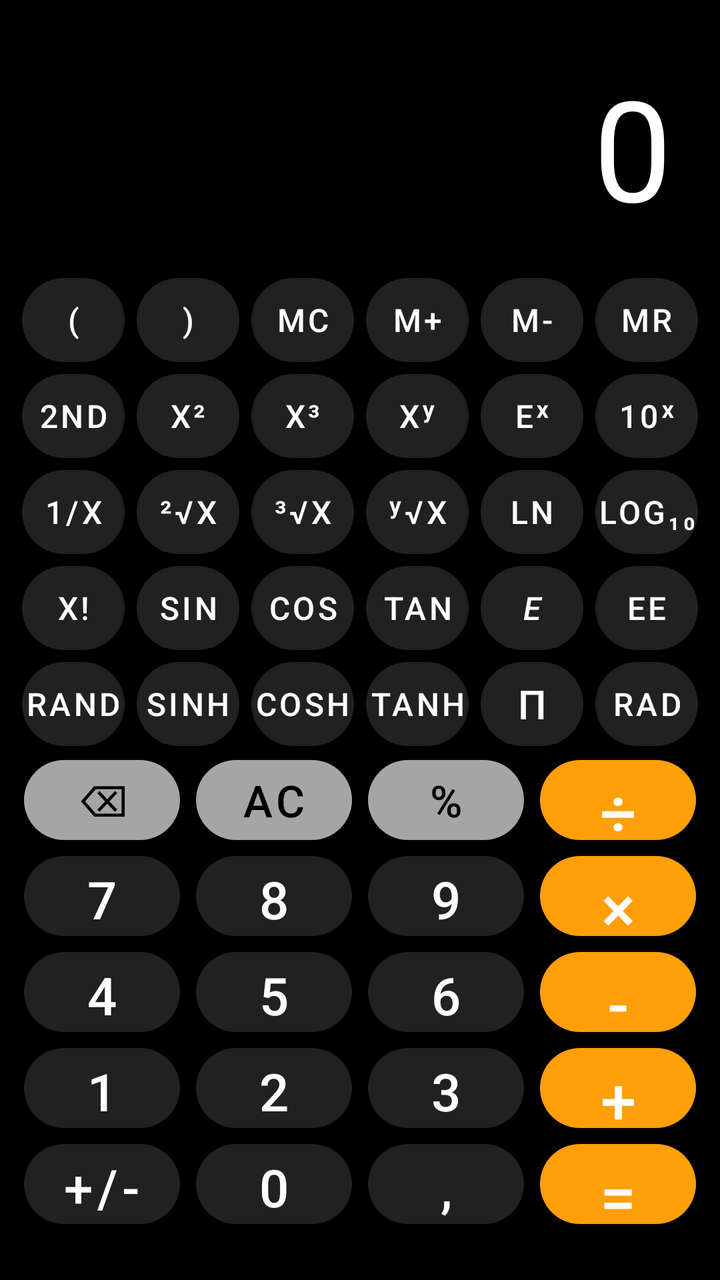
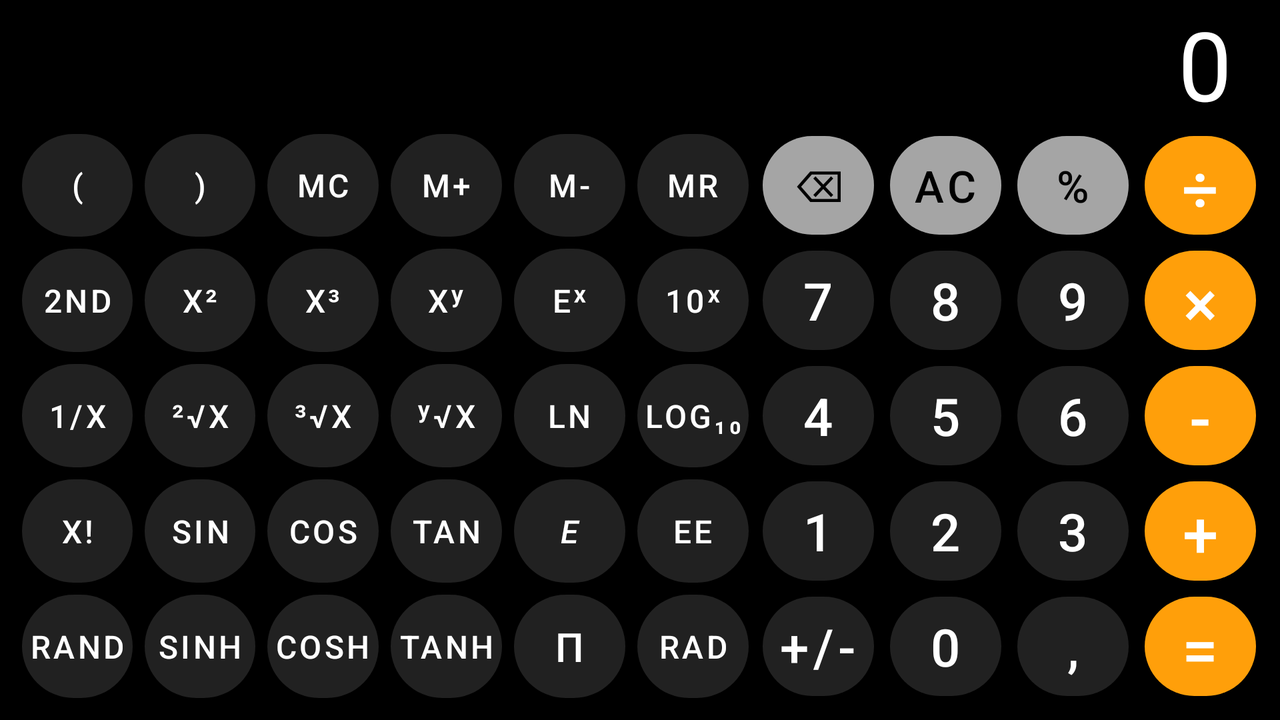

One screen, two layout resources from the same app: the default and the repository's alternative for another configuration. Each is rendered where Android would select it; the XML of both is given below.
<!-- AndroidManifest.xml: application theme Theme.SimpleCalculator -->
<!-- res/layout/activity_advanced_calc.xml -->
<?xml version="1.0" encoding="utf-8"?>
<androidx.constraintlayout.widget.ConstraintLayout xmlns:android="http://schemas.android.com/apk/res/android"
    xmlns:app="http://schemas.android.com/apk/res-auto"
    xmlns:tools="http://schemas.android.com/tools"
    android:id="@+id/main"
    android:layout_width="match_parent"
    android:layout_height="match_parent"
    android:background="#000000"
    tools:context=".SimpleCalcActivity"
    tools:ignore="TouchTargetSizeCheck">

    <TextView
        android:id="@+id/tvDisplay"
        android:layout_width="0dp"
        android:layout_height="wrap_content"
        android:layout_marginEnd="24dp"
        android:layout_marginBottom="16dp"
        android:gravity="end"
        android:text="0"
        android:textColor="#FFFFFF"
        android:textSize="70sp"
        app:layout_constraintBottom_toTopOf="@+id/keypadContainer"
        app:layout_constraintEnd_toEndOf="parent"
        app:layout_constraintStart_toStartOf="parent" />

    <LinearLayout
        android:id="@+id/keypadContainer"
        android:layout_width="0dp"
        android:layout_height="0dp"
        android:layout_marginStart="8dp"
        android:layout_marginEnd="8dp"
        android:layout_marginBottom="24dp"
        android:orientation="vertical"
        app:layout_constraintBottom_toBottomOf="parent"
        app:layout_constraintEnd_toEndOf="parent"
        app:layout_constraintHeight_percent="0.75"
        app:layout_constraintStart_toStartOf="parent">

        <LinearLayout
            android:layout_width="match_parent"
            android:layout_height="0dp"
            android:layout_weight="1"
            android:orientation="horizontal">

            <com.google.android.material.button.MaterialButton
                android:id="@+id/btnOpenParen"
                style="@style/AdvancedCalcButton"
                android:text="(" />

            <com.google.android.material.button.MaterialButton
                android:id="@+id/btnCloseParen"
                style="@style/AdvancedCalcButton"
                android:text=")" />

            <com.google.android.material.button.MaterialButton
                android:id="@+id/btnMc"
                style="@style/AdvancedCalcButton"
                android:text="mc" />

            <com.google.android.material.button.MaterialButton
                android:id="@+id/btnMplus"
                style="@style/AdvancedCalcButton"
                android:text="m+" />

            <com.google.android.material.button.MaterialButton
                android:id="@+id/btnMminus"
                style="@style/AdvancedCalcButton"
                android:text="m-" />

            <com.google.android.material.button.MaterialButton
                android:id="@+id/btnMr"
                style="@style/AdvancedCalcButton"
                android:text="mr" />
        </LinearLayout>

        <LinearLayout
            android:layout_width="match_parent"
            android:layout_height="0dp"
            android:layout_weight="1"
            android:orientation="horizontal">

            <com.google.android.material.button.MaterialButton
                android:id="@+id/btn2nd"
                style="@style/AdvancedCalcButton"
                android:text="2nd" />

            <com.google.android.material.button.MaterialButton
                android:id="@+id/btnX2"
                style="@style/AdvancedCalcButton"
                android:text="x²" />

            <com.google.android.material.button.MaterialButton
                android:id="@+id/btnX3"
                style="@style/AdvancedCalcButton"
                android:text="x³" />

            <com.google.android.material.button.MaterialButton
                android:id="@+id/btnXy"
                style="@style/AdvancedCalcButton"
                android:text="xʸ" />

            <com.google.android.material.button.MaterialButton
                android:id="@+id/btnEx"
                style="@style/AdvancedCalcButton"
                android:text="eˣ" />

            <com.google.android.material.button.MaterialButton
                android:id="@+id/btn10x"
                style="@style/AdvancedCalcButton"
                android:text="10ˣ" />
        </LinearLayout>

        <LinearLayout
            android:layout_width="match_parent"
            android:layout_height="0dp"
            android:layout_weight="1"
            android:orientation="horizontal">

            <com.google.android.material.button.MaterialButton
                android:id="@+id/btn1x"
                style="@style/AdvancedCalcButton"
                android:text="1/x" />

            <com.google.android.material.button.MaterialButton
                android:id="@+id/btnSqrt2"
                style="@style/AdvancedCalcButton"
                android:text="²√x" />

            <com.google.android.material.button.MaterialButton
                android:id="@+id/btnSqrt3"
                style="@style/AdvancedCalcButton"
                android:text="³√x" />

            <com.google.android.material.button.MaterialButton
                android:id="@+id/btnSqrtY"
                style="@style/AdvancedCalcButton"
                android:text="ʸ√x" />

            <com.google.android.material.button.MaterialButton
                android:id="@+id/btnLn"
                style="@style/AdvancedCalcButton"
                android:text="ln" />

            <com.google.android.material.button.MaterialButton
                android:id="@+id/btnLog10"
                style="@style/AdvancedCalcButton"
                android:text="log₁₀" />
        </LinearLayout>

        <LinearLayout
            android:layout_width="match_parent"
            android:layout_height="0dp"
            android:layout_weight="1"
            android:orientation="horizontal">

            <com.google.android.material.button.MaterialButton
                android:id="@+id/btnFact"
                style="@style/AdvancedCalcButton"
                android:text="x!" />

            <com.google.android.material.button.MaterialButton
                android:id="@+id/btnSin"
                style="@style/AdvancedCalcButton"
                android:text="sin" />

            <com.google.android.material.button.MaterialButton
                android:id="@+id/btnCos"
                style="@style/AdvancedCalcButton"
                android:text="cos" />

            <com.google.android.material.button.MaterialButton
                android:id="@+id/btnTan"
                style="@style/AdvancedCalcButton"
                android:text="tan" />

            <com.google.android.material.button.MaterialButton
                android:id="@+id/btnE"
                style="@style/AdvancedCalcButton"
                android:text="e"
                android:textStyle="italic" />

            <com.google.android.material.button.MaterialButton
                android:id="@+id/btnEE"
                style="@style/AdvancedCalcButton"
                android:text="EE" />
        </LinearLayout>

        <LinearLayout
            android:layout_width="match_parent"
            android:layout_height="0dp"
            android:layout_weight="1"
            android:orientation="horizontal">

            <com.google.android.material.button.MaterialButton
                android:id="@+id/btnRand"
                style="@style/AdvancedCalcButton"
                android:text="Rand" />

            <com.google.android.material.button.MaterialButton
                android:id="@+id/btnSinh"
                style="@style/AdvancedCalcButton"
                android:text="sinh" />

            <com.google.android.material.button.MaterialButton
                android:id="@+id/btnCosh"
                style="@style/AdvancedCalcButton"
                android:text="cosh" />

            <com.google.android.material.button.MaterialButton
                android:id="@+id/btnTanh"
                style="@style/AdvancedCalcButton"
                android:text="tanh" />

            <com.google.android.material.button.MaterialButton
                android:id="@+id/btnPi"
                style="@style/AdvancedCalcButton"
                android:text="π"
                android:textSize="20sp" />

            <com.google.android.material.button.MaterialButton
                android:id="@+id/btnRad"
                style="@style/AdvancedCalcButton"
                android:text="Rad" />
        </LinearLayout>

        <LinearLayout
            android:layout_width="match_parent"
            android:layout_height="0dp"
            android:layout_weight="1"
            android:orientation="horizontal">

            <com.google.android.material.button.MaterialButton
                android:id="@+id/btnDel"
                style="@style/TopStandardButton"
                android:text="⌫" />

            <com.google.android.material.button.MaterialButton
                android:id="@+id/btnAC"
                style="@style/TopStandardButton"
                android:text="AC" />

            <com.google.android.material.button.MaterialButton
                android:id="@+id/btnPercent"
                style="@style/TopStandardButton"
                android:text="%" />

            <com.google.android.material.button.MaterialButton
                android:id="@+id/btnDivide"
                style="@style/OperatorButton"
                android:text="÷" />
        </LinearLayout>

        <LinearLayout
            android:layout_width="match_parent"
            android:layout_height="0dp"
            android:layout_weight="1"
            android:orientation="horizontal">

            <com.google.android.material.button.MaterialButton
                android:id="@+id/btn7"
                style="@style/NumberButton"
                android:text="7" />

            <com.google.android.material.button.MaterialButton
                android:id="@+id/btn8"
                style="@style/NumberButton"
                android:text="8" />

            <com.google.android.material.button.MaterialButton
                android:id="@+id/btn9"
                style="@style/NumberButton"
                android:text="9" />

            <com.google.android.material.button.MaterialButton
                android:id="@+id/btnMultiply"
                style="@style/OperatorButton"
                android:text="×" />
        </LinearLayout>

        <LinearLayout
            android:layout_width="match_parent"
            android:layout_height="0dp"
            android:layout_weight="1"
            android:orientation="horizontal">

            <com.google.android.material.button.MaterialButton
                android:id="@+id/btn4"
                style="@style/NumberButton"
                android:text="4" />

            <com.google.android.material.button.MaterialButton
                android:id="@+id/btn5"
                style="@style/NumberButton"
                android:text="5" />

            <com.google.android.material.button.MaterialButton
                android:id="@+id/btn6"
                style="@style/NumberButton"
                android:text="6" />

            <com.google.android.material.button.MaterialButton
                android:id="@+id/btnMinus"
                style="@style/OperatorButton"
                android:text="-" />
        </LinearLayout>

        <LinearLayout
            android:layout_width="match_parent"
            android:layout_height="0dp"
            android:layout_weight="1"
            android:orientation="horizontal">

            <com.google.android.material.button.MaterialButton
                android:id="@+id/btn1"
                style="@style/NumberButton"
                android:text="1" />

            <com.google.android.material.button.MaterialButton
                android:id="@+id/btn2"
                style="@style/NumberButton"
                android:text="2" />

            <com.google.android.material.button.MaterialButton
                android:id="@+id/btn3"
                style="@style/NumberButton"
                android:text="3" />

            <com.google.android.material.button.MaterialButton
                android:id="@+id/btnPlus"
                style="@style/OperatorButton"
                android:text="+" />
        </LinearLayout>

        <LinearLayout
            android:layout_width="match_parent"
            android:layout_height="0dp"
            android:layout_weight="1"
            android:orientation="horizontal">

            <com.google.android.material.button.MaterialButton
                android:id="@+id/btnPlusMinus"
                style="@style/NumberButton"
                android:text="+/-" />

            <com.google.android.material.button.MaterialButton
                android:id="@+id/btn0"
                style="@style/NumberButton"
                android:text="0" />

            <com.google.android.material.button.MaterialButton
                android:id="@+id/btnComma"
                style="@style/NumberButton"
                android:text="," />

            <com.google.android.material.button.MaterialButton
                android:id="@+id/btnEqual"
                style="@style/OperatorButton"
                android:text="=" />
        </LinearLayout>

    </LinearLayout>
</androidx.constraintlayout.widget.ConstraintLayout>
<!-- resources referenced by this layout -->
<resources>
  <style name="AdvancedCalcButton" parent="Widget.MaterialComponents.Button">
          <item name="android:layout_width">0dp</item>
          <item name="android:layout_height">match_parent</item>
          <item name="android:layout_weight">1</item>
          <item name="android:layout_margin">3dp</item>
          <item name="android:insetTop">0dp</item>
          <item name="android:insetBottom">0dp</item>
          <item name="android:paddingStart">0dp</item>
          <item name="android:paddingEnd">0dp</item>
          <item name="cornerRadius">100dp</item>
          <item name="backgroundTint">#212121</item>
          <item name="android:textColor">#FFFFFF</item>
          <item name="android:textSize">16sp</item>
      </style>
  <style name="NumberButton" parent="AdvancedCalcButton">
          <item name="android:textSize">26sp</item>
          <item name="android:layout_margin">4dp</item>
      </style>
  <style name="OperatorButton" parent="NumberButton">
          <item name="backgroundTint">#FF9F0A</item>
          <item name="android:textColor">#FFFFFF</item>
          <item name="android:textSize">32sp</item>
      </style>
  <style name="TopStandardButton" parent="NumberButton">
          <item name="backgroundTint">#A5A5A5</item>
          <item name="android:textColor">#000000</item>
          <item name="android:textSize">22sp</item>
      </style>
  <style name="Theme.SimpleCalculator" parent="Base.Theme.SimpleCalculator" />
  <style name="Base.Theme.SimpleCalculator" parent="Theme.Material3.DayNight.NoActionBar">
      </style>
</resources>
<!-- res/layout-land/activity_advanced_calc.xml (the repository's variant of the layout above) -->
<!-- drawn on the phone turned sideways -->
<?xml version="1.0" encoding="utf-8"?>
<androidx.constraintlayout.widget.ConstraintLayout xmlns:android="http://schemas.android.com/apk/res/android"
    xmlns:app="http://schemas.android.com/apk/res-auto"
    xmlns:tools="http://schemas.android.com/tools"
    android:id="@+id/main"
    android:layout_width="match_parent"
    android:layout_height="match_parent"
    android:background="#000000"
    tools:context=".SimpleCalcActivity"
    tools:ignore="TouchTargetSizeCheck">

    
    <TextView
        android:id="@+id/tvDisplay"
        android:layout_width="0dp"
        android:layout_height="0dp"
        android:layout_marginEnd="24dp"
        android:gravity="bottom|end"
        android:text="0"
        android:textColor="#FFFFFF"
        android:textSize="48sp"
        app:layout_constraintBottom_toTopOf="@+id/keypadContainer"
        app:layout_constraintEnd_toEndOf="parent"
        app:layout_constraintStart_toStartOf="parent"
        app:layout_constraintTop_toTopOf="parent" />

    
    <LinearLayout
        android:id="@+id/keypadContainer"
        android:layout_width="0dp"
        android:layout_height="0dp"
        android:layout_marginStart="8dp"
        android:layout_marginEnd="8dp"
        android:layout_marginBottom="8dp"
        android:orientation="vertical"
        app:layout_constraintBottom_toBottomOf="parent"
        app:layout_constraintEnd_toEndOf="parent"
        app:layout_constraintHeight_percent="0.80"
        app:layout_constraintStart_toStartOf="parent">

        <LinearLayout
            android:layout_width="match_parent"
            android:layout_height="0dp"
            android:layout_weight="1"
            android:orientation="horizontal">
            <com.google.android.material.button.MaterialButton
                android:id="@+id/btnOpenParen"
                style="@style/AdvancedCalcButton"
                android:text="(" />

            <com.google.android.material.button.MaterialButton
                android:id="@+id/btnCloseParen"
                style="@style/AdvancedCalcButton"
                android:text=")" />

            <com.google.android.material.button.MaterialButton
                android:id="@+id/btnMc"
                style="@style/AdvancedCalcButton"
                android:text="mc" />

            <com.google.android.material.button.MaterialButton
                android:id="@+id/btnMplus"
                style="@style/AdvancedCalcButton"
                android:text="m+" />

            <com.google.android.material.button.MaterialButton
                android:id="@+id/btnMminus"
                style="@style/AdvancedCalcButton"
                android:text="m-" />

            <com.google.android.material.button.MaterialButton
                android:id="@+id/btnMr"
                style="@style/AdvancedCalcButton"
                android:text="mr" />
            <com.google.android.material.button.MaterialButton
                android:id="@+id/btnDel"
                style="@style/TopStandardButton"
                android:text="⌫" />

            <com.google.android.material.button.MaterialButton
                android:id="@+id/btnAC"
                style="@style/TopStandardButton"
                android:text="AC" />

            <com.google.android.material.button.MaterialButton
                android:id="@+id/btnPercent"
                style="@style/TopStandardButton"
                android:text="%" />

            <com.google.android.material.button.MaterialButton
                android:id="@+id/btnDivide"
                style="@style/OperatorButton"
                android:text="÷" />
        </LinearLayout>

        <LinearLayout
            android:layout_width="match_parent"
            android:layout_height="0dp"
            android:layout_weight="1"
            android:orientation="horizontal">
            <com.google.android.material.button.MaterialButton
                android:id="@+id/btn2nd"
                style="@style/AdvancedCalcButton"
                android:text="2nd" />

            <com.google.android.material.button.MaterialButton
                android:id="@+id/btnX2"
                style="@style/AdvancedCalcButton"
                android:text="x²" />

            <com.google.android.material.button.MaterialButton
                android:id="@+id/btnX3"
                style="@style/AdvancedCalcButton"
                android:text="x³" />

            <com.google.android.material.button.MaterialButton
                android:id="@+id/btnXy"
                style="@style/AdvancedCalcButton"
                android:text="xʸ" />

            <com.google.android.material.button.MaterialButton
                android:id="@+id/btnEx"
                style="@style/AdvancedCalcButton"
                android:text="eˣ" />

            <com.google.android.material.button.MaterialButton
                android:id="@+id/btn10x"
                style="@style/AdvancedCalcButton"
                android:text="10ˣ" />
            <com.google.android.material.button.MaterialButton
                android:id="@+id/btn7"
                style="@style/NumberButton"
                android:text="7" />

            <com.google.android.material.button.MaterialButton
                android:id="@+id/btn8"
                style="@style/NumberButton"
                android:text="8" />

            <com.google.android.material.button.MaterialButton
                android:id="@+id/btn9"
                style="@style/NumberButton"
                android:text="9" />

            <com.google.android.material.button.MaterialButton
                android:id="@+id/btnMultiply"
                style="@style/OperatorButton"
                android:text="×" />
        </LinearLayout>

        <LinearLayout
            android:layout_width="match_parent"
            android:layout_height="0dp"
            android:layout_weight="1"
            android:orientation="horizontal">
            
            <com.google.android.material.button.MaterialButton
                android:id="@+id/btn1x"
                style="@style/AdvancedCalcButton"
                android:text="1/x" />

            <com.google.android.material.button.MaterialButton
                android:id="@+id/btnSqrt2"
                style="@style/AdvancedCalcButton"
                android:text="²√x" />

            <com.google.android.material.button.MaterialButton
                android:id="@+id/btnSqrt3"
                style="@style/AdvancedCalcButton"
                android:text="³√x" />

            <com.google.android.material.button.MaterialButton
                android:id="@+id/btnSqrtY"
                style="@style/AdvancedCalcButton"
                android:text="ʸ√x" />

            <com.google.android.material.button.MaterialButton
                android:id="@+id/btnLn"
                style="@style/AdvancedCalcButton"
                android:text="ln" />

            <com.google.android.material.button.MaterialButton
                android:id="@+id/btnLog10"
                style="@style/AdvancedCalcButton"
                android:text="log₁₀" />
            <com.google.android.material.button.MaterialButton
                android:id="@+id/btn4"
                style="@style/NumberButton"
                android:text="4" />

            <com.google.android.material.button.MaterialButton
                android:id="@+id/btn5"
                style="@style/NumberButton"
                android:text="5" />

            <com.google.android.material.button.MaterialButton
                android:id="@+id/btn6"
                style="@style/NumberButton"
                android:text="6" />

            <com.google.android.material.button.MaterialButton
                android:id="@+id/btnMinus"
                style="@style/OperatorButton"
                android:text="-" />
        </LinearLayout>

        <LinearLayout
            android:layout_width="match_parent"
            android:layout_height="0dp"
            android:layout_weight="1"
            android:orientation="horizontal">
            
            <com.google.android.material.button.MaterialButton
                android:id="@+id/btnFact"
                style="@style/AdvancedCalcButton"
                android:text="x!" />

            <com.google.android.material.button.MaterialButton
                android:id="@+id/btnSin"
                style="@style/AdvancedCalcButton"
                android:text="sin" />

            <com.google.android.material.button.MaterialButton
                android:id="@+id/btnCos"
                style="@style/AdvancedCalcButton"
                android:text="cos" />

            <com.google.android.material.button.MaterialButton
                android:id="@+id/btnTan"
                style="@style/AdvancedCalcButton"
                android:text="tan" />

            <com.google.android.material.button.MaterialButton
                android:id="@+id/btnE"
                style="@style/AdvancedCalcButton"
                android:text="e"
                android:textStyle="italic" />

            <com.google.android.material.button.MaterialButton
                android:id="@+id/btnEE"
                style="@style/AdvancedCalcButton"
                android:text="EE" />
            <com.google.android.material.button.MaterialButton
                android:id="@+id/btn1"
                style="@style/NumberButton"
                android:text="1" />

            <com.google.android.material.button.MaterialButton
                android:id="@+id/btn2"
                style="@style/NumberButton"
                android:text="2" />

            <com.google.android.material.button.MaterialButton
                android:id="@+id/btn3"
                style="@style/NumberButton"
                android:text="3" />

            <com.google.android.material.button.MaterialButton
                android:id="@+id/btnPlus"
                style="@style/OperatorButton"
                android:text="+" />
        </LinearLayout>

        <LinearLayout
            android:layout_width="match_parent"
            android:layout_height="0dp"
            android:layout_weight="1"
            android:orientation="horizontal">
            <com.google.android.material.button.MaterialButton
                android:id="@+id/btnRand"
                style="@style/AdvancedCalcButton"
                android:text="Rand" />

            <com.google.android.material.button.MaterialButton
                android:id="@+id/btnSinh"
                style="@style/AdvancedCalcButton"
                android:text="sinh" />

            <com.google.android.material.button.MaterialButton
                android:id="@+id/btnCosh"
                style="@style/AdvancedCalcButton"
                android:text="cosh" />

            <com.google.android.material.button.MaterialButton
                android:id="@+id/btnTanh"
                style="@style/AdvancedCalcButton"
                android:text="tanh" />

            <com.google.android.material.button.MaterialButton
                android:id="@+id/btnPi"
                style="@style/AdvancedCalcButton"
                android:text="π"
                android:textSize="20sp" />

            <com.google.android.material.button.MaterialButton
                android:id="@+id/btnRad"
                style="@style/AdvancedCalcButton"
                android:text="Rad" />
            <com.google.android.material.button.MaterialButton
                android:id="@+id/btnPlusMinus"
                style="@style/NumberButton"
                android:text="+/-" />

            <com.google.android.material.button.MaterialButton
                android:id="@+id/btn0"
                style="@style/NumberButton"
                android:text="0" />

            <com.google.android.material.button.MaterialButton
                android:id="@+id/btnComma"
                style="@style/NumberButton"
                android:text="," />

            <com.google.android.material.button.MaterialButton
                android:id="@+id/btnEqual"
                style="@style/OperatorButton"
                android:text="=" />
        </LinearLayout>

    </LinearLayout>
</androidx.constraintlayout.widget.ConstraintLayout>
